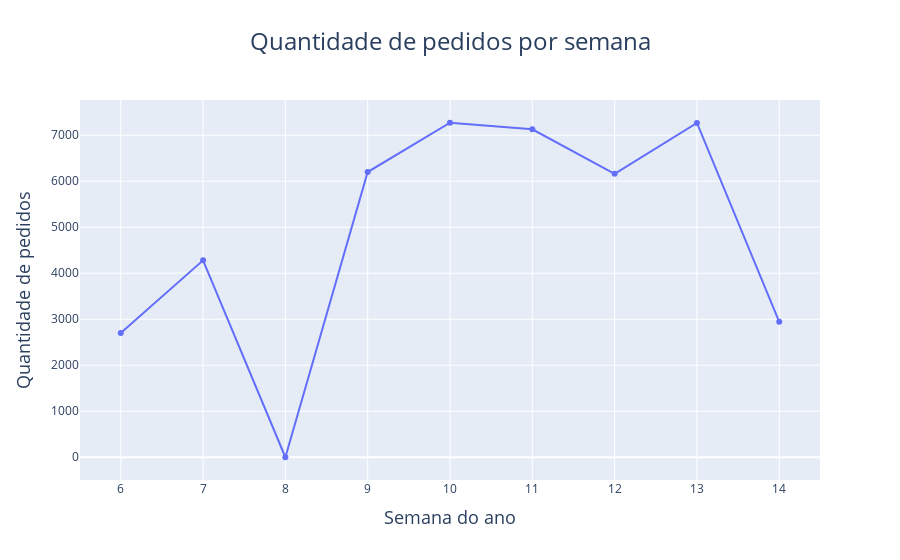

The notebook cell this image was saved under:
### Code cell
# Desenhar gráfico de linha
fig = px.line(df, x="Week_Ordered", y="ID", title="Quantidade de pedidos por semana", labels={"Week_Ordered": "Semana do ano", "ID": "Quantidade de pedidos"}, markers=True)
fig.update_layout(title={"x": 0.5, "xanchor": "center", "font": {"size": 24}},
    xaxis={"title_font": {"size": 18}, "showgrid": True},
    yaxis={"title_font": {"size": 18}, "showgrid": True})
fig.show()

### Figure 1 — Plotly figure (JSON) as saved in the notebook; plotly's stock layout.template omitted (floating-point values rounded to 4 significant figures)
{"data": [{"hovertemplate": "Semana do ano=%{x}<br>Quantidade de pedidos=%{y}<extra></extra>", "legendgroup": "", "line": {"color": "#636efa", "dash": "solid"}, "marker": {"symbol": "circle"}, "mode": "lines+markers", "name": "", "orientation": "v", "showlegend": false, "type": "scatter", "x": [6, 7, 8, 9, 10, 11, 12, 13, 14], "xaxis": "x", "y": [2701.0, 4281.0, 0.0, 6200.0, 7271.0, 7129.0, 6160.0, 7267.0, 2944.0], "yaxis": "y"}], "layout": {"legend": {"tracegroupgap": 0}, "title": {"font": {"size": 24}, "text": "Quantidade de pedidos por semana", "x": 0.5, "xanchor": "center"}, "xaxis": {"anchor": "y", "domain": [0, 1], "showgrid": true, "title": {"font": {"size": 18}, "text": "Semana do ano"}}, "yaxis": {"anchor": "x", "domain": [0, 1], "showgrid": true, "title": {"font": {"size": 18}, "text": "Quantidade de pedidos"}}}}
